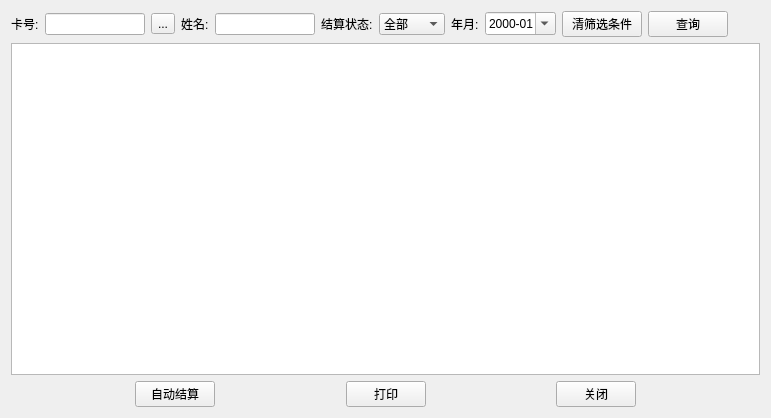
<?xml version="1.0" encoding="UTF-8"?>
<ui version="4.0">
 <class>MonthlySettle</class>
 <widget class="QWidget" name="MonthlySettle">
  <property name="geometry">
   <rect>
    <x>0</x>
    <y>0</y>
    <width>771</width>
    <height>418</height>
   </rect>
  </property>
  <property name="windowTitle">
   <string>Form</string>
  </property>
  <layout class="QGridLayout" name="gridLayout">
   <item row="0" column="0">
    <layout class="QVBoxLayout" name="verticalLayout">
     <item>
      <layout class="QHBoxLayout" name="horizontalLayout_2">
       <item>
        <widget class="QLabel" name="label_4">
         <property name="text">
          <string>卡号:</string>
         </property>
        </widget>
       </item>
       <item>
        <widget class="QLineEdit" name="lineEdit_cardNo">
         <property name="sizePolicy">
          <sizepolicy hsizetype="Preferred" vsizetype="Fixed">
           <horstretch>0</horstretch>
           <verstretch>0</verstretch>
          </sizepolicy>
         </property>
        </widget>
       </item>
       <item>
        <widget class="QToolButton" name="toolButton">
         <property name="text">
          <string>...</string>
         </property>
        </widget>
       </item>
       <item>
        <widget class="QLabel" name="label">
         <property name="text">
          <string>姓名:</string>
         </property>
        </widget>
       </item>
       <item>
        <widget class="QLineEdit" name="lineEdit_name">
         <property name="sizePolicy">
          <sizepolicy hsizetype="Preferred" vsizetype="Fixed">
           <horstretch>0</horstretch>
           <verstretch>0</verstretch>
          </sizepolicy>
         </property>
        </widget>
       </item>
       <item>
        <widget class="QLabel" name="label_2">
         <property name="text">
          <string>结算状态:</string>
         </property>
        </widget>
       </item>
       <item>
        <widget class="QComboBox" name="comboBox">
         <item>
          <property name="text">
           <string>全部</string>
          </property>
         </item>
         <item>
          <property name="text">
           <string>已结算</string>
          </property>
         </item>
         <item>
          <property name="text">
           <string>未结算</string>
          </property>
         </item>
        </widget>
       </item>
       <item>
        <widget class="QLabel" name="label_3">
         <property name="text">
          <string>年月:</string>
         </property>
        </widget>
       </item>
       <item>
        <widget class="QDateEdit" name="dateEdit">
         <property name="displayFormat">
          <string>yyyy-MM</string>
         </property>
         <property name="calendarPopup">
          <bool>true</bool>
         </property>
        </widget>
       </item>
       <item>
        <widget class="QPushButton" name="btn_clear">
         <property name="text">
          <string>清筛选条件</string>
         </property>
        </widget>
       </item>
       <item>
        <widget class="QPushButton" name="btn_search">
         <property name="text">
          <string>查询</string>
         </property>
        </widget>
       </item>
       <item>
        <spacer name="horizontalSpacer_4">
         <property name="orientation">
          <enum>Qt::Horizontal</enum>
         </property>
         <property name="sizeHint" stdset="0">
          <size>
           <width>40</width>
           <height>20</height>
          </size>
         </property>
        </spacer>
       </item>
      </layout>
     </item>
     <item>
      <widget class="QTableView" name="tableView"/>
     </item>
     <item>
      <layout class="QHBoxLayout" name="horizontalLayout">
       <item>
        <spacer name="horizontalSpacer_5">
         <property name="orientation">
          <enum>Qt::Horizontal</enum>
         </property>
         <property name="sizeHint" stdset="0">
          <size>
           <width>40</width>
           <height>20</height>
          </size>
         </property>
        </spacer>
       </item>
       <item>
        <widget class="QPushButton" name="btn_auto">
         <property name="text">
          <string>自动结算</string>
         </property>
        </widget>
       </item>
       <item>
        <spacer name="horizontalSpacer_2">
         <property name="orientation">
          <enum>Qt::Horizontal</enum>
         </property>
         <property name="sizeHint" stdset="0">
          <size>
           <width>40</width>
           <height>20</height>
          </size>
         </property>
        </spacer>
       </item>
       <item>
        <widget class="QPushButton" name="btn_print">
         <property name="text">
          <string>打印</string>
         </property>
        </widget>
       </item>
       <item>
        <spacer name="horizontalSpacer">
         <property name="orientation">
          <enum>Qt::Horizontal</enum>
         </property>
         <property name="sizeHint" stdset="0">
          <size>
           <width>40</width>
           <height>20</height>
          </size>
         </property>
        </spacer>
       </item>
       <item>
        <widget class="QPushButton" name="btn_close">
         <property name="text">
          <string>关闭</string>
         </property>
        </widget>
       </item>
       <item>
        <spacer name="horizontalSpacer_3">
         <property name="orientation">
          <enum>Qt::Horizontal</enum>
         </property>
         <property name="sizeHint" stdset="0">
          <size>
           <width>40</width>
           <height>20</height>
          </size>
         </property>
        </spacer>
       </item>
      </layout>
     </item>
    </layout>
   </item>
  </layout>
 </widget>
 <resources/>
 <connections/>
</ui>
